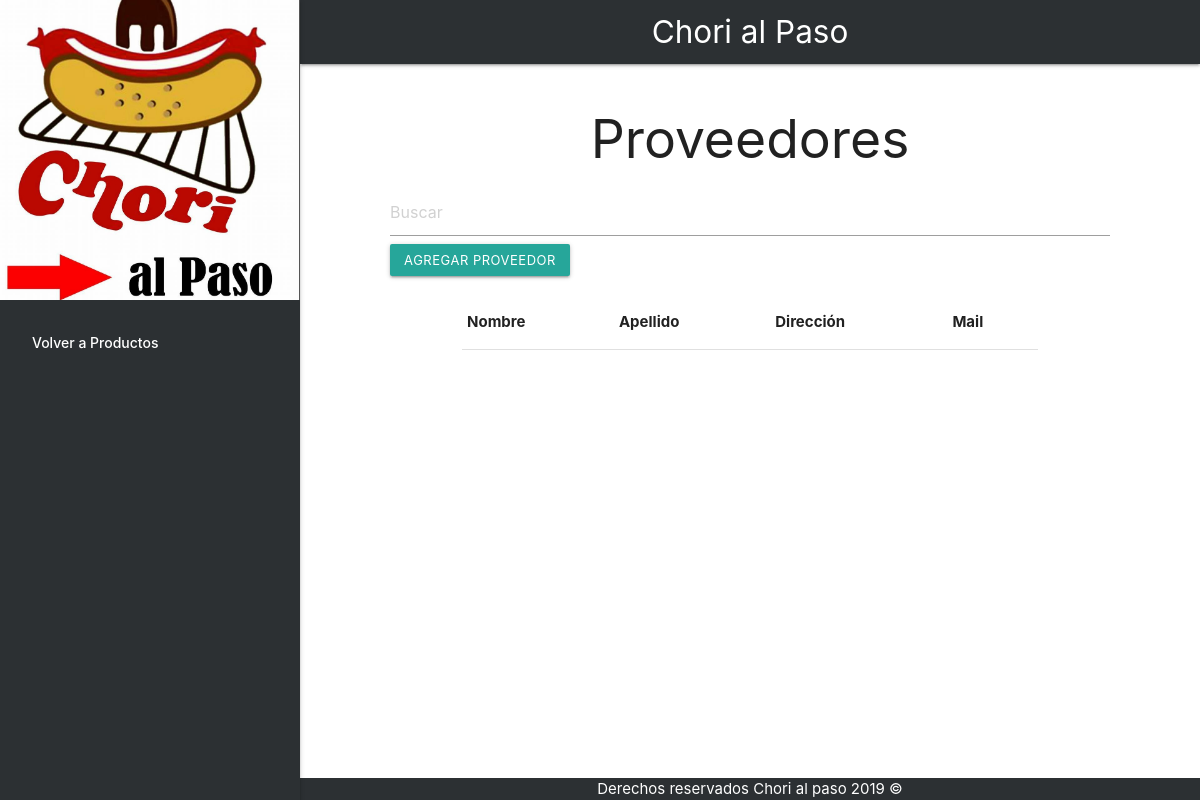
Page /stock/proveedores on the earlier database version.
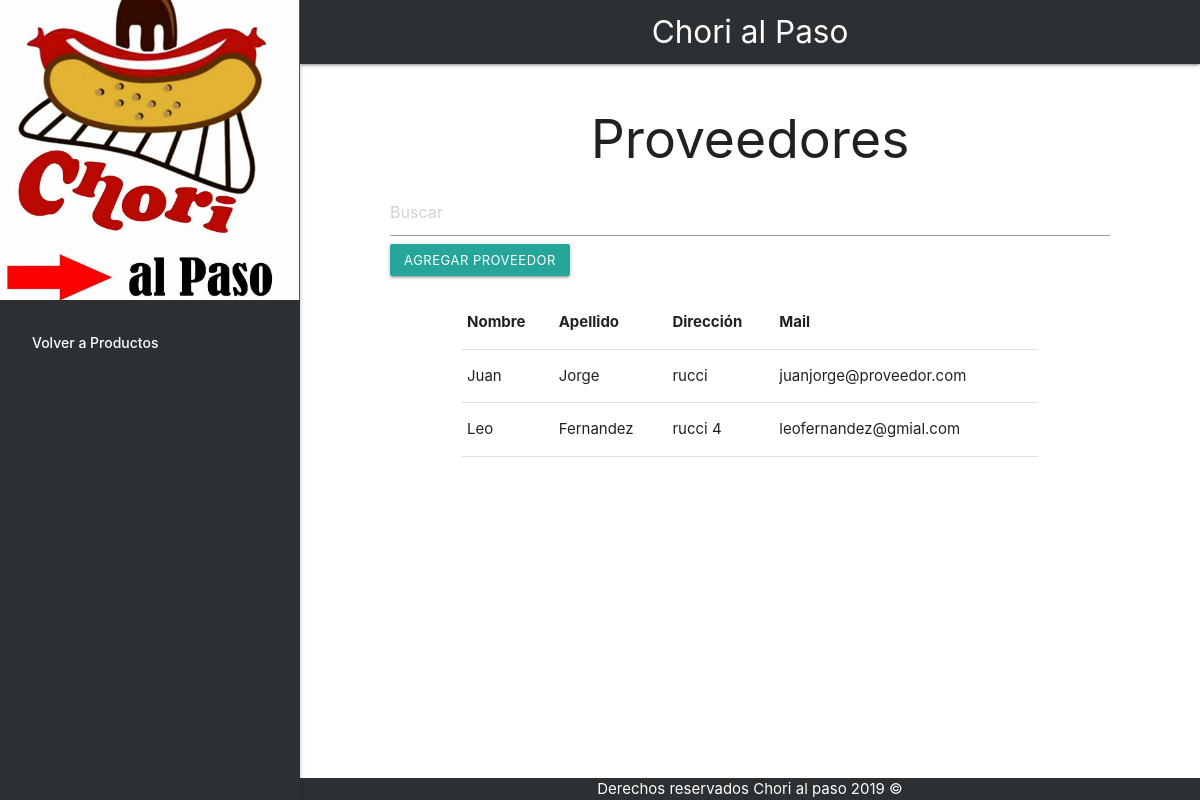
Same page on the later database version.
### stock/models.py (models this page shows, shortened)
class Proveedor(models.Model):
    id_proveedor = models.AutoField(primary_key=True,unique=True)
    nombre = models.CharField(max_length=80, blank=False)
    apellidos = models.CharField(max_length=80, blank=False)
    direccion = models.CharField(max_length=110, blank=False)
    mail = models.EmailField(blank=True)

### stock/views.py (the view)
# urls.py: path('proveedores', views.proveedores, name='proveedores'),
def proveedores(request):
	proveedores = Proveedor.objects.all()
	context = {'proveedores': proveedores} #agregar logica para traer proveedores
	return render(request,"stock/proveedores.html",context)

### stock/templates/stock/proveedores.html (shortened to what this page needs)
<!DOCTYPE html>
<html>
<head>
	{% load static %}
    <link rel="stylesheet" href="https://cdnjs.cloudflare.com/ajax/libs/materialize/1.0.0/css/materialize.min.css">
    <link rel="stylesheet" type="text/css" href="{% static 'stock/style.css' %}">
</head>
<body>
	<header>
		<nav>
		    <div class="nav-wrapper">
		      <a href="#" class="brand-logo center">Chori al Paso</a>
		    </div>
		</nav>
		<ul id="slide-out" class="sidenav sidenav-fixed">
			  <li><img class="brand-logo responsive-img" src="{% static 'stock/chorilogo.jpg' %}"></li>
		      <li><a href="productos" class="waves-effect">Volver a Productos</a></li>
		</ul>
	</header>
	<main class="main-fondo">
		<div class="container ">
			<div class="center row">
				<h2 class="cabecera">Proveedores</h2>
				<input class="container" placeholder="Buscar">
				<a href="http://127.0.0.1:8000/stock/agregar_proveedor" class="btn-small center col l3">Agregar proveedor</a>
			</div>
			<table class="container">
	        <thead>
	          <tr>
	              <th>Nombre</th>
	              <th>Apellido</th>
	              <th>Dirección</th>
	              <th>Mail</th>
	          </tr>
	        </thead>
			<tbody id="mostrar_producto">
	          {% for proveedor in proveedores %}
	          <tr>
	            <td> {{ proveedor.nombre }} </td>
	            <td> {{ proveedor.apellidos }} </td>
	            <td> {{ proveedor.direccion }} </td>
	            <td> {{ proveedor.mail }} </td>
	          </tr>
	          {% endfor %}
	        </tbody>
	      </table>
	    </div>
	</main>
	<footer>
		<div class="footer-copyright">
            <div class="container center">
            	Derechos reservados Chori al paso 2019 ©
            </div>
          </div>
	</footer>
</body>
</html>

Differences in the rows shown:
added Proveedor: nombre "Juan", apellidos "Jorge", direccion "rucci", mail "juanjorge@proveedor.com"
added Proveedor: nombre "Leo", apellidos "Fernandez", direccion "rucci 4", mail "leofernandez@gmial.com"
